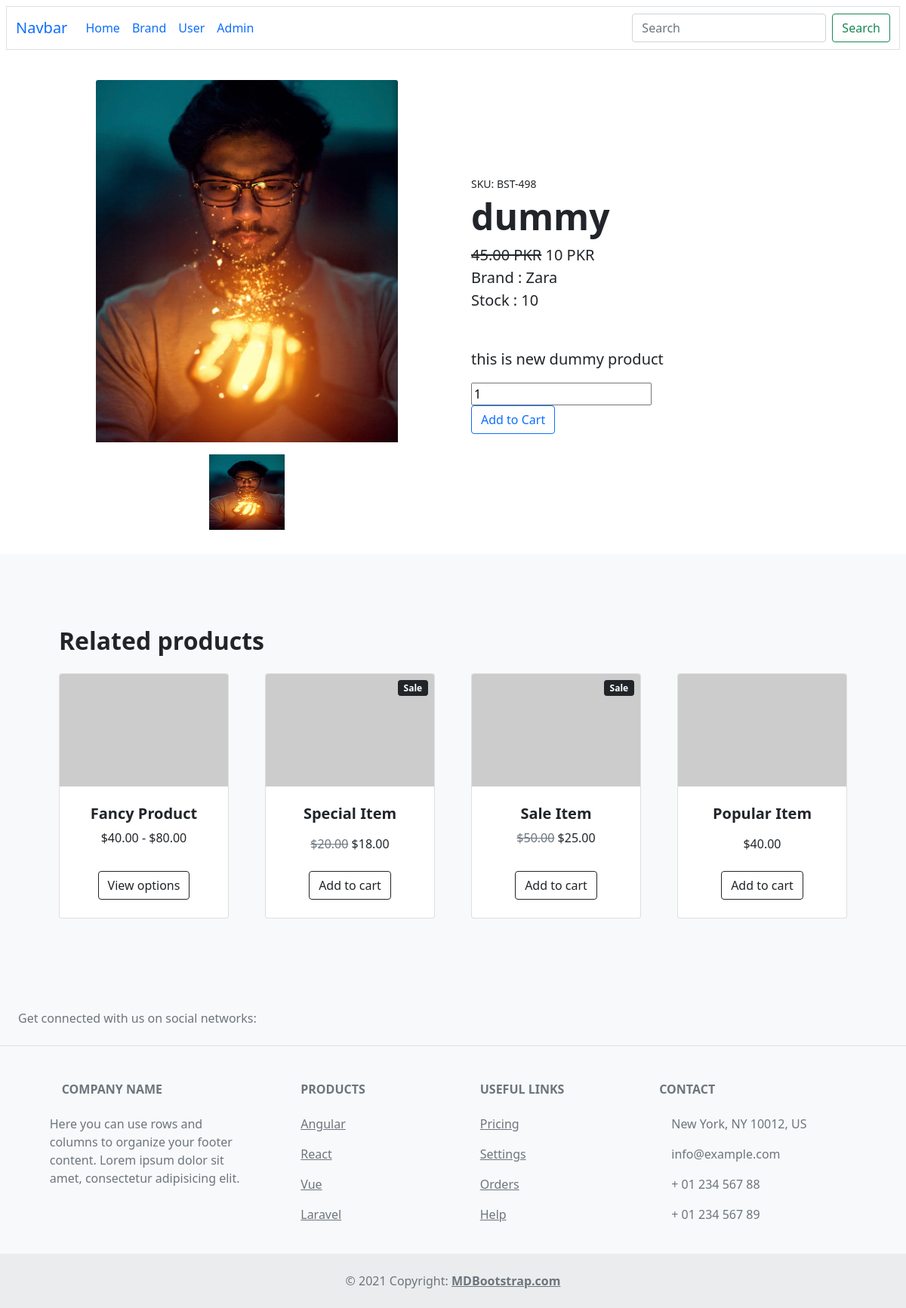
Screenshot of /get_single_product/dummy with the database file from the repository.
### app/models.py (models this page shows, shortened)
class PImage(models.Model):
    Product = models.ForeignKey(Product,on_delete=models.CASCADE)
    Product_Image = models.ImageField(upload_to='Product_Images/')
    def __str__(self):
        return self.Product.Product_Name

class Product(models.Model):
    Product_Name = models.CharField(max_length=40)
    Product_Price = models.CharField(max_length=20)
    Product_Category = models.CharField(max_length=20)
    Product_Description = models.TextField(max_length=50)
    Product_Stock = models.IntegerField(default=0)
    slug = models.SlugField(unique=True, null=True, blank=True)
    Product_Brand = models.ForeignKey(Brand, on_delete=models.CASCADE)

class Brand(models.Model):
    Brand_id = models.AutoField
    Brand_Name = models.CharField(max_length=20)
    Brand_Email = models.EmailField(null=True)
    Brand_Password = models.CharField(max_length=20,null=True)
    Brand_Address = models.TextField(null=True)
    Brand_City = models.CharField(max_length=25,null=True)
    Brand_State = models.CharField(max_length=20,null=True)
    Brand_Zip = models.CharField(max_length=15,null=True)
    Brands_Logo = models.ImageField(upload_to='Brands_Logo/',null=True)
    def __str__(self):
        return self.Brand_Name

### app/views.py (the view)
# urls.py: path('get_single_product/<slug>',views.get_single_product,name='get_single_product'),
def get_single_product(request,slug):
    product = Product.objects.get(slug=slug)
    FImage = PImage.objects.filter(Product=product).first
    productsImages = PImage.objects.filter(Product=product)
    print(productsImages)
    context = {'product': product, 'FeaturedImage': FImage, 'images': productsImages}
    return render(request, 'single_product.html', context=context)

### app/templates/single_product.html (shortened to what this page needs)
{% extends 'base.html' %}
{% block main_content %}
        <section class="py-3">
            <div class="container px-4 px-lg-5 my-3">
                <div class="row gx-4 gx-lg-5 align-items-center">
                    <div class="col-md-6 text-center">
                        <img class="card-img-top mb-5 mb-md-0" style="height: 30rem;width: 25rem; object-fit: cover" src="/media/{{FeaturedImage.Product_Image}}" alt="..." />
                        <div class="thumbs-wrap mt-3">
                          {% for image in images %}
                          <a href="#" class="item-thumb"> <img src="/media/{{image.Product_Image}}"  width="100" height="100"></a>
                          {% endfor %}
                        </div>
                    </div>
                    <div class="col-md-6">
                        <div class="small mb-1">SKU: BST-498</div>
                        <h1 class="display-5 fw-bolder">{{ product.Product_Name }}</h1>
                        <div class="fs-5 mb-5">
                            <span class="text-decoration-line-through">45.00 PKR</span>
                            <span>{{ product.Product_Price }} PKR</span><br>
                            <span>Brand : {{ product.Product_Brand }}</span><br>
                            <span>Stock : {{ product.Product_Stock }}</span>
                        </div>
                        <p class="lead">{{ product.Product_Description }}</p>
                        <form method="post" action="/add_to_cart/">
                            <div class="field has-addons flex">
                                <div class="control">
                                    <input type="number" name="quantity" value="1" class="input" min="1" id="">
                                </div>
                                <div class="control">
                                    <button class="btn  btn-outline-primary">Add to Cart</button>
                                </div>
                            </div>
                        </form>
                    </div>
                </div>
            </div>
        </section>
        <section class="py-5 bg-light">
            <div class="container px-4 px-lg-5 mt-5">
                <h2 class="fw-bolder mb-4">Related products</h2>
                <div class="row gx-4 gx-lg-5 row-cols-2 row-cols-md-3 row-cols-xl-4 justify-content-center">
                    <div class="col mb-5">
                        <div class="card h-100">
                            <img class="card-img-top" src="https://dummyimage.com/450x300/dee2e6/6c757d.jpg" alt="..." />
                            <div class="card-body p-4">
                                <div class="text-center">
                                    <h5 class="fw-bolder">Fancy Product</h5>
                                    $40.00 - $80.00
                                </div>
                            </div>
                            <div class="card-footer p-4 pt-0 border-top-0 bg-transparent">
                                <div class="text-center"><a class="btn btn-outline-dark mt-auto" href="#">View options</a></div>
                            </div>
                        </div>
                    </div>
                    <div class="col mb-5">
                        <div class="card h-100">
                            <div class="badge bg-dark text-white position-absolute" style="top: 0.5rem; right: 0.5rem">Sale</div>
                            <img class="card-img-top" src="https://dummyimage.com/450x300/dee2e6/6c757d.jpg" alt="..." />
                            <div class="card-body p-4">
                                <div class="text-center">
                                    <h5 class="fw-bolder">Special Item</h5>
                                    <span class="text-muted text-decoration-line-through">$20.00</span>
                                    $18.00
                                </div>
                            </div>
                            <div class="card-footer p-4 pt-0 border-top-0 bg-transparent">
                                <div class="text-center"><a class="btn btn-outline-dark mt-auto" href="#">Add to cart</a></div>
                            </div>
                        </div>
                    </div>
                    <div class="col mb-5">
                        <div class="card h-100">
                            <div class="badge bg-dark text-white position-absolute" style="top: 0.5rem; right: 0.5rem">Sale</div>
                            <img class="card-img-top" src="https://dummyimage.com/450x300/dee2e6/6c757d.jpg" alt="..." />
                            <div class="card-body p-4">
                                <div class="text-center">
                                    <h5 class="fw-bolder">Sale Item</h5>
                                    <span class="text-muted text-decoration-line-through">$50.00</span>
                                    $25.00
                                </div>
                            </div>
                            <div class="card-footer p-4 pt-0 border-top-0 bg-transparent">
                                <div class="text-center"><a class="btn btn-outline-dark mt-auto" href="#">Add to cart</a></div>
                            </div>
                        </div>
                    </div>
                    <div class="col mb-5">
                        <div class="card h-100">
                            <img class="card-img-top" src="https://dummyimage.com/450x300/dee2e6/6c757d.jpg" alt="..." />
                            <div class="card-body p-4">
                                <div class="text-center">
                                    <h5 class="fw-bolder">Popular Item</h5>
                                    $40.00
                                </div>
                            </div>
                            <div class="card-footer p-4 pt-0 border-top-0 bg-transparent">
                                <div class="text-center"><a class="btn btn-outline-dark mt-auto" href="#">Add to cart</a></div>
                            </div>
                        </div>
                    </div>
                </div>
            </div>
        </section>
{% endblock main_content %}

### rows the page displays
PImage: Product_Image (picture)
Product: Product_Name "dummy", Product_Price "10", Product_Brand "Zara", Product_Stock "10", Product_Description "this is new dummy product"
